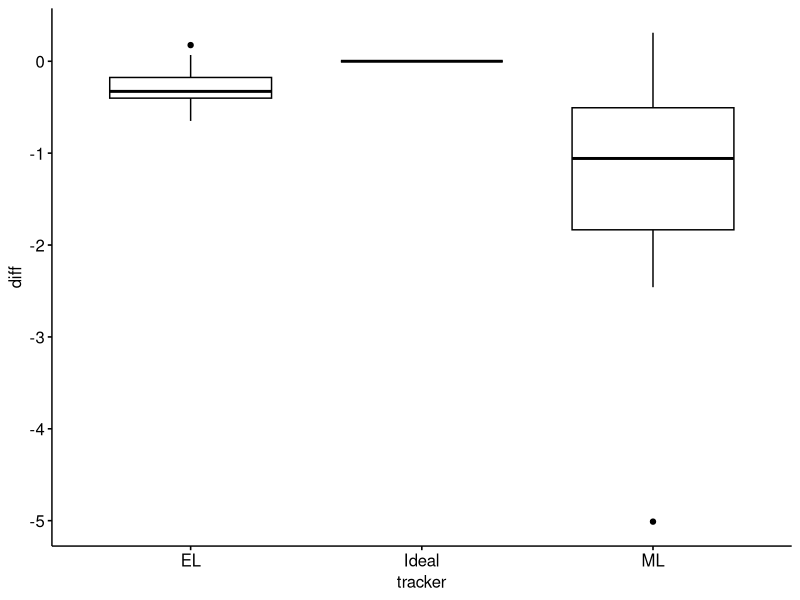

The R source for this figure:
library(tidyverse)
library(ggpubr)
library(rstatix)

# Read data
tbl_data = read.csv(file = "./saccades/hms/hms_anova_data.csv")
tbl_data$tracker = factor(tbl_data$tracker)

# Summary stats
summary <- tbl_data %>%
  group_by(tracker) %>%
  get_summary_stats(diff, type = "mean_sd")
summary

# Visualize summary
bxp <- ggboxplot(
  tbl_data, x = "tracker", y = "diff",
  palette = "jco"
)
bxp

stat.test <- tbl_data %>%
  filter(tracker=="Ideal") %>%
  t_test(diff ~ 1, mu = 0)
stat.test

# simple main effect (task)
# Effect of task at each probe location
one.way <- tbl_data %>%
  anova_test(dv = diff, wid = subject, within = tracker) %>%
  get_anova_table() %>%
  adjust_pvalue(method = "bonferroni")
one.way

# Pairwise comparisons between group levels
pwc <- tbl_data %>%
  pairwise_t_test(diff ~ tracker, p.adjust.method = "bonferroni")
pwc
